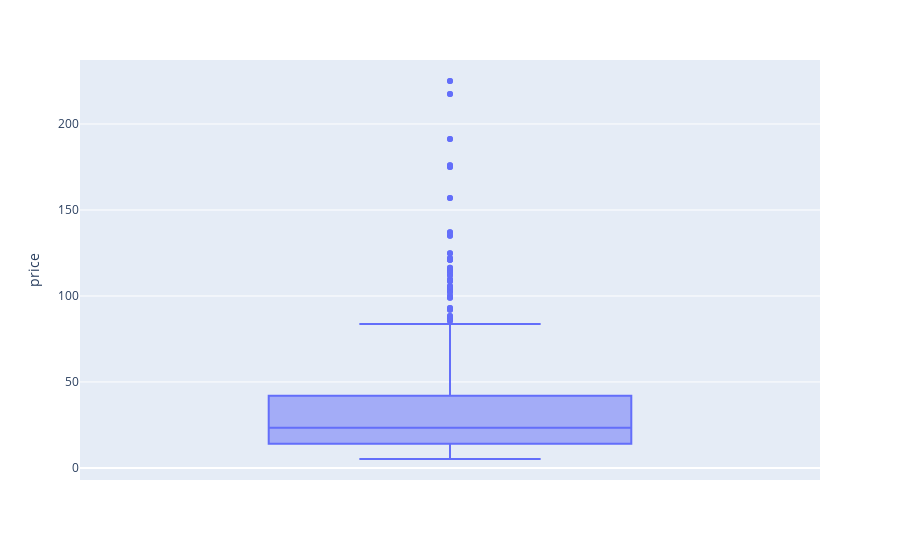

Source (notebook cell):
### Code cell
fig = px.box(df_merge2, y = 'price')
fig.show()

### Figure 1 — Plotly figure (JSON) as saved in the notebook; plotly's stock layout.template omitted (floating-point values rounded to 4 significant figures; data arrays with more than 128 entries replaced by an {"elided": "..."} marker saying what was removed)
{"data": [{"alignmentgroup": "True", "hovertemplate": "price=%{y}<extra></extra>", "legendgroup": "", "marker": {"color": "#636efa"}, "name": "", "notched": false, "offsetgroup": "", "orientation": "v", "showlegend": false, "type": "box", "x0": " ", "xaxis": "x", "y": {"elided": "1426 float values"}, "y0": " ", "yaxis": "y"}], "layout": {"boxmode": "group", "legend": {"tracegroupgap": 0}, "margin": {"t": 60}, "xaxis": {"anchor": "y", "domain": [0, 1]}, "yaxis": {"anchor": "x", "domain": [0, 1], "title": {"text": "price"}}}}
